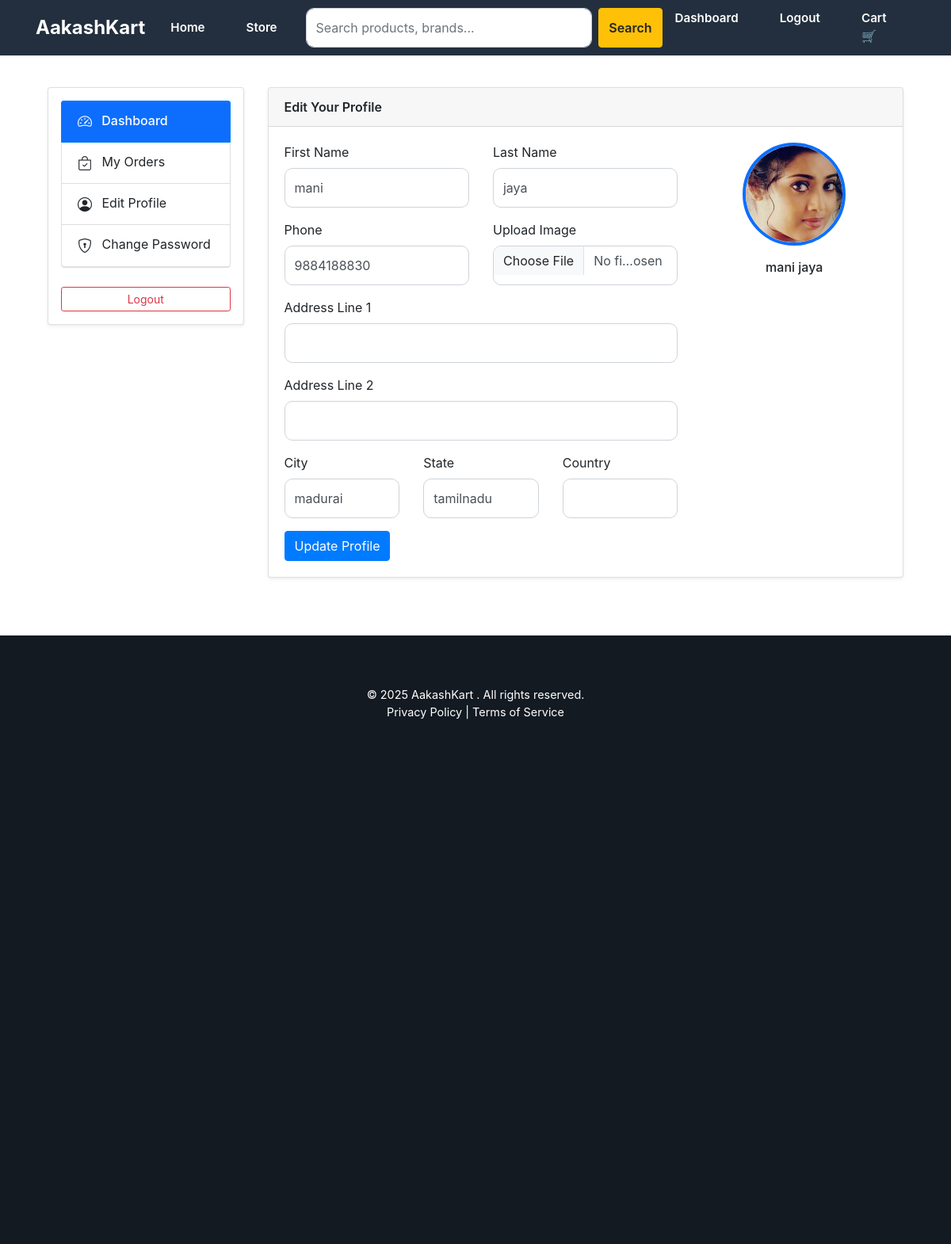
/accounts/edit-profile/ (signed in), run on the app's committed database.
### accounts/models.py (models this page shows, shortened)
class Account(AbstractBaseUser):
    first_name     = models.CharField(max_length=50)
    last_name      = models.CharField(max_length=50)
    username       = models.CharField(max_length=50, unique=True)
    email          = models.EmailField(max_length=100, unique=True)
    phone_number   = models.CharField(max_length=15, blank=True)
    address_line_1 = models.CharField(max_length=100, blank=True)
    address_line_2 = models.CharField(max_length=100, blank=True)
    city           = models.CharField(max_length=50, blank=True)
    state          = models.CharField(max_length=50, blank=True)
    country        = models.CharField(max_length=50, blank=True)
    profile_picture = models.ImageField(upload_to='users/', blank=True, null=True)
    date_joined    = models.DateTimeField(auto_now_add=True)
    last_login     = models.DateTimeField(auto_now_add=True)
    is_admin       = models.BooleanField(default=False)
    is_staff       = models.BooleanField(default=False)
    is_active      = models.BooleanField(default=False)
    is_superadmin  = models.BooleanField(default=False)
    USERNAME_FIELD = 'email'
    REQUIRED_FIELDS = ['username', 'first_name', 'last_name']
    objects = MyAccountManager()

class Address(models.Model):
    user = models.ForeignKey(Account, on_delete=models.CASCADE, related_name='addresses')
    full_name = models.CharField(max_length=100, blank=True, null=True)
    phone = models.CharField(max_length=15, blank=True, null=True)
    address_line = models.CharField(max_length=255, blank=True, null=True)
    city = models.CharField(max_length=100, blank=True, null=True)
    state = models.CharField(max_length=100, blank=True, null=True)
    is_default = models.BooleanField(default=False)
    class Meta:
        verbose_name = "User Address"
        verbose_name_plural = "User Addresses"

### accounts/views.py (the view, shortened to what this page needs)
# urls.py: path('edit-profile/', views.edit_profile, name='edit_profile'),
@login_required
def edit_profile(request):
    user = request.user
    address, _ = Address.objects.get_or_create(user=user)
    return render(request, 'accounts/edit_profile.html', {'user': user, 'address': address})

### category/context_processors.py (called while the page is built)
def menu_links(request):
    links = Category.objects.all()
    return dict(links=links)

### templates/accounts/edit_profile.html (shortened to what this page needs)
{% extends 'base.html' %}
{% load static %}
{% block content %}
<section class="section-content padding-y">
<div class="container">
<div class="row">
    <aside class="col-md-3">
        <div class="card p-3 shadow-sm">
            <ul class="list-group sidebar">
                <a class="list-group-item active" href="{% url 'dashboard' %}">
    <i class="bi bi-speedometer2 me-2"></i> Dashboard
</a>
<a class="list-group-item" href="{% url 'my_orders' %}">
    <i class="bi bi-bag-check me-2"></i> My Orders
</a>
<a class="list-group-item" href="{% url 'edit_profile' %}">
    <i class="bi bi-person-circle me-2"></i> Edit Profile
</a>
<a class="list-group-item" href="{% url 'change_password' %}">
    <i class="bi bi-shield-lock me-2"></i> Change Password
</a>
            </ul>
            <br>
            <a class="btn btn-outline-danger btn-sm" href="{% url 'logout' %}">
                Logout
            </a>
        </div>
    </aside>
    <main class="col-md-9">
        <div class="card profile-card shadow-sm">
            <div class="card-header">
                Edit Your Profile
            </div>
            <div class="card-body">
                <form method="POST" enctype="multipart/form-data">
                    <div class="row">
                        <div class="col-md-8">
                            <div class="row">
                                <div class="col-md-6 mb-3">
                                    <label>First Name</label>
                                    <input type="text" name="first_name" class="form-control"
                                           value="{{ user.first_name }}">
                                </div>
                                <div class="col-md-6 mb-3">
                                    <label>Last Name</label>
                                    <input type="text" name="last_name" class="form-control"
                                           value="{{ user.last_name }}">
                                </div>
                                <div class="col-md-6 mb-3">
                                    <label>Phone</label>
                                    <input type="text" name="phone_number" class="form-control"
                                           value="{{ user.phone_number }}">
                                </div>
                                <div class="col-md-6 mb-3">
                                    <label>Upload Image</label>
                                    <input type="file" name="profile_picture" class="form-control"
                                           onchange="previewImage(event)">
                                </div>
                                <div class="col-md-12 mb-3">
                                    <label>Address Line 1</label>
                                    <input type="text" name="address_line_1" class="form-control"
                                           value="{{ address.address_line_1 }}">
                                </div>
                                <div class="col-md-12 mb-3">
                                    <label>Address Line 2</label>
                                    <input type="text" name="address_line_2" class="form-control"
                                           value="{{ address.address_line_2 }}">
                                </div>
                                <div class="col-md-4 mb-3">
                                    <label>City</label>
                                    <input type="text" name="city" class="form-control"
                                           value="{{ address.city }}">
                                </div>
                                <div class="col-md-4 mb-3">
                                    <label>State</label>
                                    <input type="text" name="state" class="form-control"
                                           value="{{ address.state }}">
                                </div>
                                <div class="col-md-4 mb-3">
                                    <label>Country</label>
                                    <input type="text" name="country" class="form-control"
                                           value="{{ address.country }}">
                                </div>
                            </div>
                            <button type="submit" class="btn btn-primary">
                                Update Profile
                            </button>
                        </div>
                        <div class="col-md-4 text-center">
                            {% if user.profile_picture %}
                                <img id="preview"
                                     src="{{ user.profile_picture.url }}"
                                     class="profile-img">
                            {% else %}
                                <img id="preview"
                                     src="{% static 'images/default-avatar.png' %}"
                                     class="profile-img">
                            {% endif %}
                            <h6 class="mt-2">
                                {{ user.first_name }} {{ user.last_name }}
                            </h6>
                        </div>
                    </div>
                </form>
            </div>
        </div>
    </main>
</div>
</div>
</section>
{% endblock %}

### templates/base.html (style rules this page uses)
body { background-color: #f8f9fa; font-family: 'Poppins', sans-serif; margin: 0; padding: 0; }
.list-group-item i { font-size: 18px; vertical-align: middle; }
.container { margin: 40px auto; min-height: calc(100vh - 160px); }
.card { margin-bottom: 25px; }
input.form-control, select.form-select { height: 50px; font-size: 1rem; border-radius: 10px; }

### templates/accounts/edit_profile.html (style rules this page uses)
body { background: #f4f6f9; }
.profile-card { border-radius: 12px; overflow: hidden; }
.profile-img { width: 130px; height: 130px; object-fit: cover; border-radius: 50%; border: 4px solid #0d6efd; margin-bottom: 10px; }
.form-control { border-radius: 8px; }
.btn-primary { border-radius: 8px; padding: 8px 20px; }
.sidebar .active { background-color: #0d6efd !important; color: #fff !important; font-weight: 500; }
.card-header { background: #fff; font-weight: 600; }

### data on the page
Account: first_name "mani", last_name "jaya", phone_number "9884188830", profile_picture (picture)
Address: city "madurai", state "tamilnadu"
